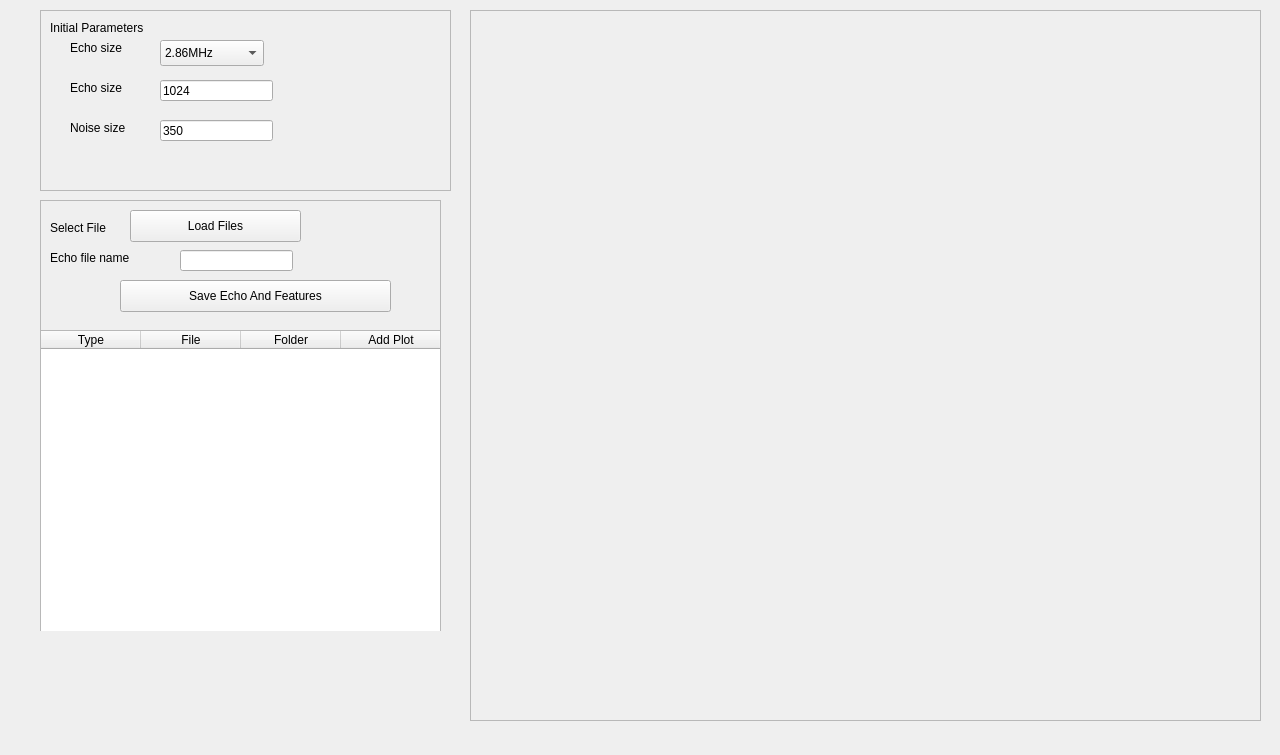
<?xml version="1.0" encoding="UTF-8"?>
<ui version="4.0">
 <class>MainWindow</class>
 <widget class="QWidget" name="MainWindow">
  <property name="geometry">
   <rect>
    <x>0</x>
    <y>0</y>
    <width>1280</width>
    <height>755</height>
   </rect>
  </property>
  <property name="windowTitle">
   <string>MainWindow</string>
  </property>
  <widget class="QFrame" name="parameter_frame">
   <property name="geometry">
    <rect>
     <x>40</x>
     <y>10</y>
     <width>411</width>
     <height>181</height>
    </rect>
   </property>
   <property name="frameShape">
    <enum>QFrame::StyledPanel</enum>
   </property>
   <property name="frameShadow">
    <enum>QFrame::Raised</enum>
   </property>
   <widget class="QLabel" name="label_load_2">
    <property name="geometry">
     <rect>
      <x>10</x>
      <y>10</y>
      <width>131</width>
      <height>16</height>
     </rect>
    </property>
    <property name="text">
     <string>Initial Parameters</string>
    </property>
   </widget>
   <widget class="QLineEdit" name="echo_size">
    <property name="geometry">
     <rect>
      <x>120</x>
      <y>70</y>
      <width>113</width>
      <height>21</height>
     </rect>
    </property>
    <property name="text">
     <string>1024</string>
    </property>
   </widget>
   <widget class="QLabel" name="label_2">
    <property name="geometry">
     <rect>
      <x>30</x>
      <y>70</y>
      <width>81</width>
      <height>16</height>
     </rect>
    </property>
    <property name="text">
     <string>Echo size</string>
    </property>
   </widget>
   <widget class="QLineEdit" name="noise_size">
    <property name="geometry">
     <rect>
      <x>120</x>
      <y>110</y>
      <width>113</width>
      <height>21</height>
     </rect>
    </property>
    <property name="text">
     <string>350</string>
    </property>
   </widget>
   <widget class="QLabel" name="label_3">
    <property name="geometry">
     <rect>
      <x>30</x>
      <y>110</y>
      <width>81</width>
      <height>16</height>
     </rect>
    </property>
    <property name="text">
     <string>Noise size</string>
    </property>
   </widget>
   <widget class="QLabel" name="label_4">
    <property name="geometry">
     <rect>
      <x>30</x>
      <y>30</y>
      <width>81</width>
      <height>16</height>
     </rect>
    </property>
    <property name="text">
     <string>Echo size</string>
    </property>
   </widget>
   <widget class="QComboBox" name="sample_frequency">
    <property name="geometry">
     <rect>
      <x>120</x>
      <y>30</y>
      <width>104</width>
      <height>26</height>
     </rect>
    </property>
    <item>
     <property name="text">
      <string>2.86MHz</string>
     </property>
    </item>
    <item>
     <property name="text">
      <string>1.14MHz</string>
     </property>
    </item>
    <item>
     <property name="text">
      <string>114KHz</string>
     </property>
    </item>
   </widget>
  </widget>
  <widget class="QFrame" name="files_frame">
   <property name="geometry">
    <rect>
     <x>40</x>
     <y>200</y>
     <width>401</width>
     <height>431</height>
    </rect>
   </property>
   <property name="frameShape">
    <enum>QFrame::StyledPanel</enum>
   </property>
   <property name="frameShadow">
    <enum>QFrame::Raised</enum>
   </property>
   <widget class="QLabel" name="label_load">
    <property name="geometry">
     <rect>
      <x>10</x>
      <y>20</y>
      <width>76</width>
      <height>16</height>
     </rect>
    </property>
    <property name="text">
     <string>Select File</string>
    </property>
   </widget>
   <widget class="QPushButton" name="btn_load_file">
    <property name="geometry">
     <rect>
      <x>90</x>
      <y>10</y>
      <width>171</width>
      <height>32</height>
     </rect>
    </property>
    <property name="text">
     <string>Load Files</string>
    </property>
   </widget>
   <widget class="QTableWidget" name="table_widget">
    <property name="geometry">
     <rect>
      <x>0</x>
      <y>130</y>
      <width>401</width>
      <height>511</height>
     </rect>
    </property>
    <property name="minimumSize">
     <size>
      <width>401</width>
      <height>0</height>
     </size>
    </property>
    <property name="maximumSize">
     <size>
      <width>401</width>
      <height>16777215</height>
     </size>
    </property>
    <column>
     <property name="text">
      <string>Type</string>
     </property>
    </column>
    <column>
     <property name="text">
      <string>File</string>
     </property>
    </column>
    <column>
     <property name="text">
      <string>Folder</string>
     </property>
    </column>
    <column>
     <property name="text">
      <string>Add Plot</string>
     </property>
    </column>
    <column>
     <property name="text">
      <string/>
     </property>
    </column>
   </widget>
   <widget class="QPushButton" name="btn_save_echo">
    <property name="geometry">
     <rect>
      <x>80</x>
      <y>80</y>
      <width>271</width>
      <height>32</height>
     </rect>
    </property>
    <property name="text">
     <string>Save Echo And Features</string>
    </property>
   </widget>
   <widget class="QLineEdit" name="echo_file_name">
    <property name="geometry">
     <rect>
      <x>140</x>
      <y>50</y>
      <width>113</width>
      <height>21</height>
     </rect>
    </property>
   </widget>
   <widget class="QLabel" name="label">
    <property name="geometry">
     <rect>
      <x>10</x>
      <y>50</y>
      <width>91</width>
      <height>16</height>
     </rect>
    </property>
    <property name="text">
     <string>Echo file name</string>
    </property>
   </widget>
  </widget>
  <widget class="QScrollArea" name="scrollArea">
   <property name="geometry">
    <rect>
     <x>470</x>
     <y>10</y>
     <width>791</width>
     <height>711</height>
    </rect>
   </property>
   <property name="widgetResizable">
    <bool>true</bool>
   </property>
   <widget class="QWidget" name="scrollArea_widget">
    <property name="geometry">
     <rect>
      <x>0</x>
      <y>0</y>
      <width>789</width>
      <height>709</height>
     </rect>
    </property>
   </widget>
  </widget>
 </widget>
 <resources/>
 <connections/>
</ui>
